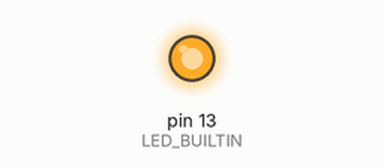
Bench run of a sketch on a simulated Arduino Uno, built with avr-gcc and run on an emulated ATmega328P. Parts: output pins drawn as LEDs (lit = HIGH). What the sketch prints to the serial monitor is not drawn.

Above: at 3.05 s.
Timing chart, 0 to 6.0 s (numbered marks = the images above):
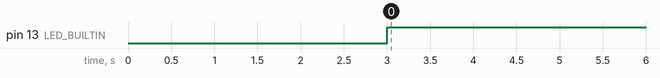

Measured:
- by itself, pin 13 (LED_BUILTIN): repeats every 0.40 s: LOW 0.20 s, HIGH 0.20 s

The sketch:

arduino_2_Read_realTime_location.ino
```cpp
/**************** MKS SERVOxxE Close Loop Step Motor***************
******************** Arduino Example 2 ********************
**	Instance Name：Read motor real-time position information
**  Instance Purpose：Read the real-time position information of the motor through the serial port
**  Instance Phenomenon：After the program runs, it can be observed that：
** 1. The LED light flashes once per second, that is, the serial port sends a command to read the real-time position;
** 2. The serial port monitor can be observed to output a position value location = xxxxx every second;
** 3. Turn the motor shaft by hand, and you can see the position value change (increase or decrease).
**  Precautions：
** 1. The serial port and the USB download port share the serial port (0,1). When uploading the program via USB, unplug the serial port cable first to avoid program upload failure;
** 2. Set the motor working mode to Pulse+Direction Closed-loop FOC mode or Pulse+Pulse Closed-loop FOC mode, do not enable the motor (the motor shaft can be rotated by hand);
** 3. After the program is downloaded, open the serial monitor to observe the output results (Tools->Serial monitor, select 38400 baud rate);
** 4. Every time the motor shaft rotates one circle (360 degrees), the position value changes (addition/subtraction) by 16384;
** 5. If the program upload fails, you can try: press and hold the RESET button of UNO, and then click upload, and when the arduino displays "uploading", quickly release the button;
* ** Source：
**  Github：https://github.com/makerbase-motor/MKS-SERVO42E-57E
**  Youtube Vedio：https://www.youtube.com/playlist?list=PLc2RScfrSFED5SgB08mZ3cSFRqxsY6OsM
**********************************************************/

uint8_t txBuffer[20];      //Send data array
uint8_t rxBuffer[20];      //Receive data array
uint8_t rxCnt=0;          //Receive data count

uint8_t getCheckSum(uint8_t *buffer,uint8_t len);
void readRealTimeLocation(uint8_t slaveAddr);
bool waitingForACK(uint8_t len);
void printToMonitor(uint8_t *value);

void setup() {
  // Set the LED light port as output
  pinMode(LED_BUILTIN, OUTPUT);
  // Start the serial port, set the rate to 38400
  Serial.begin(38400);
  //Wait for the serial port initialization to complete
  while (!Serial) {
    ; // wait for serial port to connect. Needed for native USB port only
  }
  // The power-on delay is 3000 milliseconds, waiting for the motor to be initialized
  delay(3000);
}

void loop() {

  bool ackStatus;

  digitalWrite(LED_BUILTIN, HIGH); //light up
  readRealTimeLocation(1); //Slave address = 1, issue a query position information command

  ackStatus = waitingForACK(10);      //Wait for the motor to answer

  if(ackStatus == true)        //Received location information
  {
    printToMonitor(&rxBuffer[5]); // The lower 32 bits output the real-time position value to the serial monitor
    digitalWrite(LED_BUILTIN, LOW); //Lights off

  }
  else                      //Failed to receive location information (1. Check the connection of the serial cable; 2. Check whether the motor is powered on; 3. Check the slave address and baud rate)
  {
    while(1)                //Flashing light quickly, indicating that the operation failed
    {
      digitalWrite(LED_BUILTIN, HIGH);
      delay(200);
      digitalWrite(LED_BUILTIN, LOW);
      delay(200);
    }
  }

  delay(3000);    //Delay 3000 milliseconds
}

/*
Function: read real-time location information
Input: slaveAddr slave address
output: none
 */
void readRealTimeLocation(uint8_t slaveAddr)
{

  txBuffer[0] = 0xFA;       //frame header
  txBuffer[1] = slaveAddr;  //slave address
  txBuffer[2] = 0x31;       //function code
  txBuffer[3] = getCheckSum(txBuffer,3);  //Calculate checksum
  Serial.write(txBuffer,4);   //The serial port issues a command to read the real-time position
}

/*
Function: Calculate the checksum of a set of data
Input: buffer data to be verified
        size The number of data to be verified
output: checksum
*/
uint8_t getCheckSum(uint8_t *buffer,uint8_t size)
{
  uint8_t i;
  uint16_t sum=0;
  for(i=0;i<size;i++)
    {
      sum += buffer[i];  //Calculate accumulated value
    }
  return(sum&0xFF);     //return checksum
}

/*
Function: wait for the slave to answer, set the timeout to 3000ms
Input: len Length of the response frame
output:
   run successfully true
   failed to run false
   timeout no response false
*/
bool waitingForACK(uint8_t len)
{
  bool retVal;       //return value
  unsigned long sTime;  //timing start time
  unsigned long time;  //current moment
  uint8_t rxByte;

  sTime = millis();    //get the current moment
  rxCnt = 0;           //Receive count value set to 0
  while(1)
  {
    if (Serial.available() > 0)     //The serial port receives data
    {
      rxByte = Serial.read();       //read 1 byte data
      if(rxCnt != 0)
      {
        rxBuffer[rxCnt++] = rxByte; //Storing data
      }
      else if(rxByte == 0xFB)       //Determine whether the frame header
      {
        rxBuffer[rxCnt++] = rxByte;   //store frame header
      }
    }

    if(rxCnt == len)    //Receive complete
    {
      if(rxBuffer[len-1] == getCheckSum(rxBuffer,len-1))
      {
        retVal = true;   //checksum correct
        break;                  //exit while(1)
      }
      else
      {
        rxCnt = 0;  //Verification error, re-receive the response
      }
    }

    time = millis();
    if((time - sTime) > 3000)   //Judging whether to time out
    {
      retVal = false;
      break;                    //timeout, exit while(1)
    }
  }
  return(retVal);
}

/*
Function: Output the lower 32-bit result of the real-time position to the serial monitor
       1. Tools -> Serial Monitor
       2. Baud rate selection 38400
       3. It can be observed that a position value is output every second value = xxxxx
       4. Turn the motor shaft by hand, you can see the position value change, the motor shaft rotates a circle, the position value changes (increase or decrease) 16384
Input: *value The lower 32-bit starting address of the position value
output: none
*/
void printToMonitor(uint8_t *value)
{
  int32_t iValue;
  String  tStr;
  iValue = (int32_t)(
                      ((uint32_t)value[0] << 24)    |
                      ((uint32_t)value[1] << 16)    |
                      ((uint32_t)value[2] << 8)     |
                      ((uint32_t)value[3] << 0)
                    );


  tStr = String(iValue);
  Serial.print("  location = ");
  Serial.println(tStr);
/*
  int32_t iValue;
  iValue = value[0]<<24 | value[1]<<16 | value[2]<<8 | value[3]<<0;

  Serial.print("value = ");
  Serial.println(iValue);
*/

}
```
